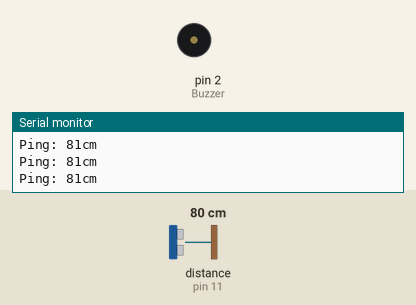
Recording of a sketch running on a simulated Arduino Uno, built with avr-gcc and run on an emulated ATmega328P. Parts: buzzer (waves = sounding, pin HIGH), the last lines printed to the serial monitor. The test bench sets the inputs (shaded band); at power-on: distance to the obstacle (sensor on pin 11) 80 cm. The echo pulse lasts 58.3 µs per cm.

Above: at 1.2 s.
1.3 s: distance to the obstacle (sensor on pin 11) set to 53 cm
2.8 s: distance to the obstacle (sensor on pin 11) set to 44 cm
At 3.5 s:
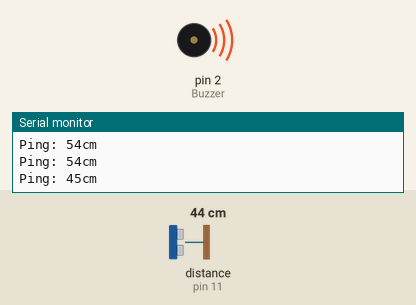
5.8 s: distance to the obstacle (sensor on pin 11) set to 2 cm
7.3 s: distance to the obstacle (sensor on pin 11) set to 9 cm
8.8 s: distance to the obstacle (sensor on pin 11) set to 12 cm
At 9.01 s:
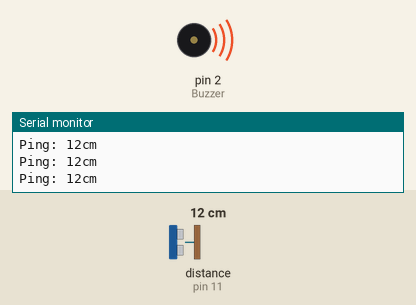
Timing chart, 0 to 12.8 s (numbered marks = the images above; inputs shaded):
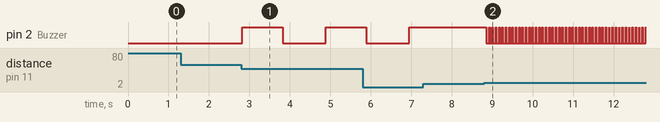

Measured:
- the behaviour switches between 49 and 48 cm on distance to the obstacle (sensor on pin 11) (found by bisection; images 0 and 1)
- after the input at 2.8 s, pin 2 (Buzzer): LOW → HIGH at once, → LOW 1.0 s later, → HIGH 1.1 s later
- after the input at 8.8 s, pin 2 (Buzzer): alternates HIGH for 0.01 s and LOW for 0.07 s, starting after 0.05 s

The sketch:

UltraSonic_Beeper.ino
```cpp
//Ultrasonic Beeper whose beeping increases as the distance from obstacle decreases


#include <NewPing.h>

#define TRIGGER_PIN  12  // Arduino pin tied to trigger pin on the ultrasonic sensor.
#define ECHO_PIN     11  // Arduino pin tied to echo pin on the ultrasonic sensor.
#define MAX_DISTANCE 200 // Maximum distance we want to ping for (in centimeters). Maximum sensor distance is rated at 400-500cm.
#define Buzzer 2
NewPing sonar(TRIGGER_PIN, ECHO_PIN, MAX_DISTANCE); // NewPing setup of pins and maximum distance.

void setup() {
  // put your setup code here, to run once:
  Serial.begin(115200);
  pinMode(Buzzer,OUTPUT);

}

void loop() {
  // put your main code here, to run repeatedly:
   delay(50);                     // Wait 50ms between pings (about 20 pings/sec). 29ms should be the shortest delay between pings.
  Serial.print("Ping: ");
  Serial.print(sonar.ping_cm()); // Send ping, get distance in cm and print result (0 = outside set distance range)
  Serial.println("cm");

  if( sonar.ping_cm() == 0 )
  {
    digitalWrite(Buzzer,LOW);
  }

  else if( sonar.ping_cm() > 100 )
  {
    digitalWrite(Buzzer,LOW);
  }

  else if( sonar.ping_cm() < 50 && sonar.ping_cm() > 40 )
  {
    digitalWrite(Buzzer,HIGH);
    delay(1000);
    digitalWrite(Buzzer,LOW);
    delay(1000);
  }
  else if( sonar.ping_cm() < 40 && sonar.ping_cm() >30)
  {
    digitalWrite(Buzzer,HIGH);
    delay(500);
    digitalWrite(Buzzer,LOW);
    delay(500);
  }
  else if( sonar.ping_cm() < 30 && sonar.ping_cm() > 10)
  {
    digitalWrite(Buzzer,HIGH);
    delay(10);
    digitalWrite(Buzzer,LOW);
    delay(10);
  }
  else if( sonar.ping_cm() < 10 )
  digitalWrite(Buzzer,HIGH);


}
```
